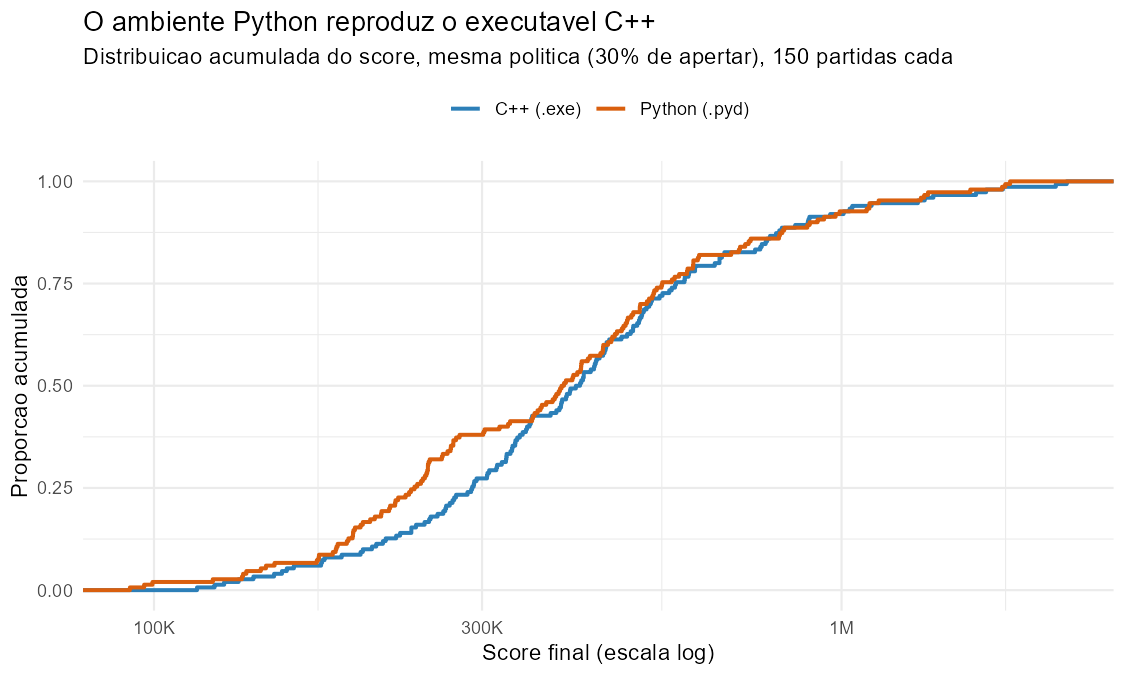

Here is the R script that generated this plot:
# O ambiente Python reproduz o comportamento do executavel C++?
# Comparamos as distribuicoes de score da mesma politica (30% de apertar).
suppressMessages({library(data.table); library(ggplot2); library(dplyr)})
dir <- "C:/Users/drian/Games/pinball_rl/analise/dados"

cpp <- fread(file.path(dir, "rl_prob_030.csv"))[, .(score, segundos_jogo, via = "C++ (.exe)")]
py  <- fread(file.path(dir, "py_prob_030.csv"))[, .(score, segundos_jogo, via = "Python (.pyd)")]
d <- rbind(cpp, py)

d |> summarise(n = n(), mediana = median(score), media = mean(score),
               p25 = quantile(score, .25), p75 = quantile(score, .75),
               duracao = mean(segundos_jogo), .by = via) |>
  as.data.frame() |> print(digits = 6)

ks <- ks.test(cpp$score, py$score)
w  <- wilcox.test(cpp$score, py$score)
cat("\nKolmogorov-Smirnov: D =", round(ks$statistic, 4), " p =", round(ks$p.value, 4), "\n")
cat("Mann-Whitney:        p =", round(w$p.value, 4), "\n")
cat(if (ks$p.value > .05 && w$p.value > .05)
      "-> as duas vias sao estatisticamente indistinguiveis\n"
    else "-> ATENCAO: as distribuicoes diferem\n")

g <- ggplot(d, aes(score, colour = via)) +
  stat_ecdf(linewidth = .9) +
  scale_x_log10(labels = scales::label_number(scale_cut = scales::cut_short_scale())) +
  scale_colour_manual(values = c("#2c7fb8", "#d95f0e"), name = NULL) +
  labs(title = "O ambiente Python reproduz o executavel C++",
       subtitle = "Distribuicao acumulada do score, mesma politica (30% de apertar), 150 partidas cada",
       x = "Score final (escala log)", y = "Proporcao acumulada") +
  theme_minimal(base_size = 11) + theme(legend.position = "top")
ggsave("C:/Users/drian/Games/pinball_rl/analise/equivalencia.png", g,
       width = 7.5, height = 4.5, dpi = 150)
cat("grafico salvo\n")
